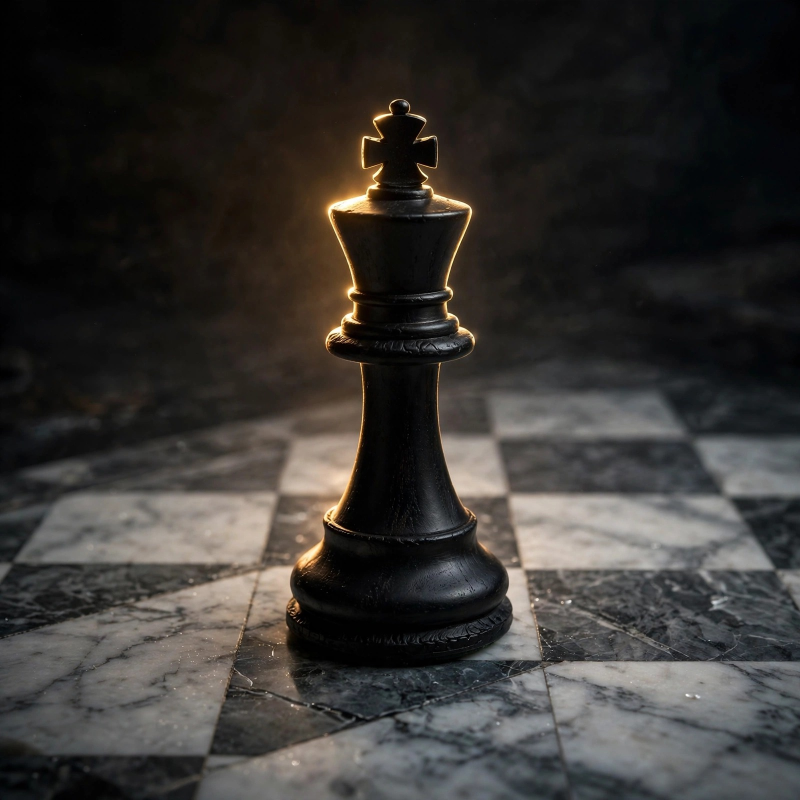
#> input picture bot/playground_test.jpg, 1600 x 1600 px (shown at 1/2 size)
$ python poster_text.py playground_test.jpg playground_test.jpg
#> lines starting #> are read from the running program, lines starting #| are printed output that depends on the picture; after the words box and inside, x2 and y2 are one past the last pixel; in counts of white or black regions, pixels touching at a corner belong together
"""Colored glowing text on top of a generated background (poster / thumbnail).

    python bot/poster_text.py <bg.jpg> <out.jpg> "LINE1|color" "LINE2|color" ...

Colors: gold, cyan, pink, green, white, red  (or #RRGGBB)
Text is crisp and auto-shrunk to fit; every line gets a coloured halo plus a
dark drop shadow so it stays readable over any background.
"""
import os
import sys

from PIL import Image, ImageDraw, ImageFilter, ImageFont

PALETTE = {
    "gold":   (255, 205, 74),
    "cyan":   (77, 225, 255),
    "pink":   (255, 95, 162),
    "green":  (60, 235, 140),
    "red":    (255, 88, 88),
    "white":  (250, 250, 250),
}

FONTS = [r"C:\Windows\Fonts\impact.ttf",
         r"C:\Windows\Fonts\arialbd.ttf",
         r"C:\Windows\Fonts\segoeuib.ttf"]


# [90 lines left out: functions font, color_of, fit, _grad, glow_line, not called in this run]


def build(bg, out, lines, anchor="bottom"):
#> called with bg = 'playground_test.jpg', out = 'playground_test.jpg', anchor = 'bottom'
    img = Image.open(bg).convert("RGB")
#> img is the input picture: PIL image 1600x1600 RGB; mean R, G, B 55.5, 53, 50.3
    W, H = img.size
#> W = 1600; H = 1600
    canvas = img.convert("RGBA")

    # soft dark veil where the text sits, so it always pops
    if anchor == "top":
        box, y0, y1 = (0, 0, W, int(H * 0.44)), 0.06, 0.40
    else:
        box, y0, y1 = (0, int(H * 0.30), W, H), 0.46, 0.96
#> box = (0, 480, 1600, 1600); y0 = 0.46; y1 = 0.96
    veil = Image.new("L", (W, H), 0)
#> veil: PIL image 1600x1600 L; every value is 0
    ImageDraw.Draw(veil).rectangle(box, fill=120)
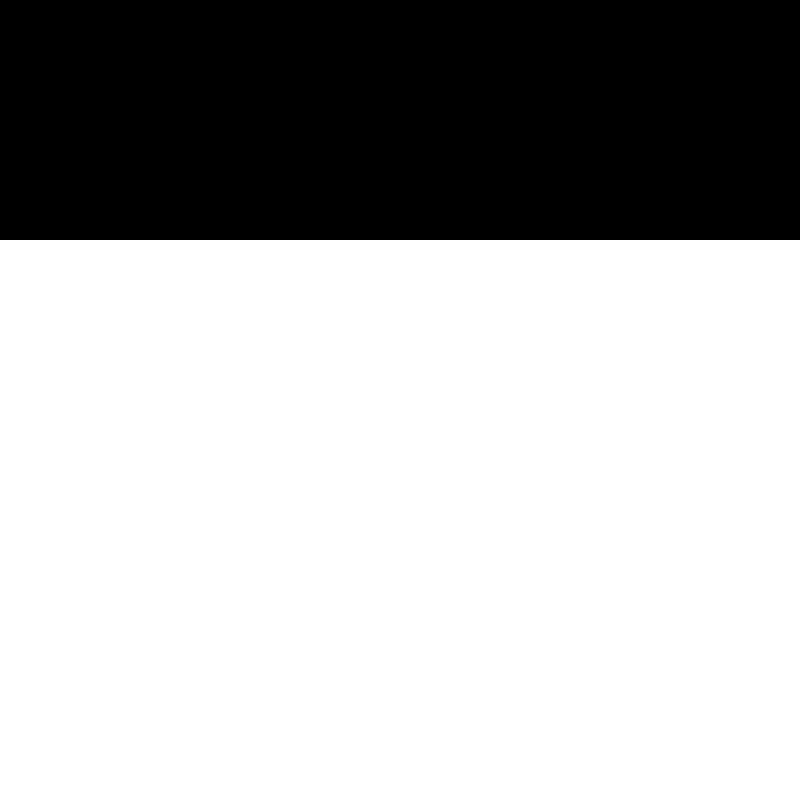
#> veil: PIL image 1600x1600 L (shown at 1/2 size); values 0 (black) and 120 (white), 70% white; 1 black region, box (x1, y1, x2, y2) and area: (0, 0, 1600, 480) 768000
    veil = veil.filter(ImageFilter.GaussianBlur(H * 0.12))
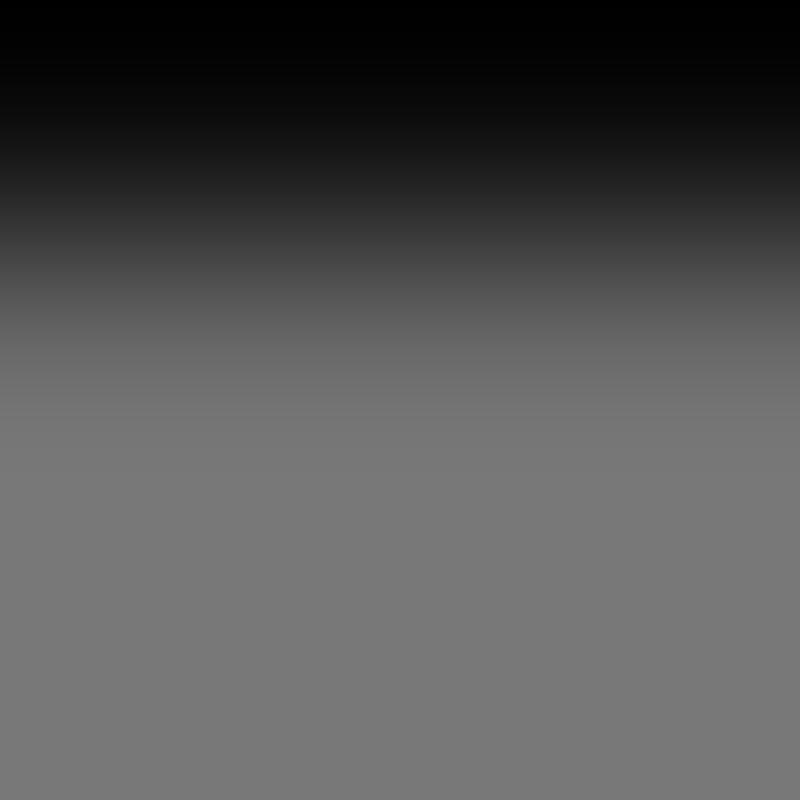
#> veil: PIL image 1600x1600 L (shown at 1/2 size); min 0, max 120, mean 84
    canvas.alpha_composite(Image.merge("RGBA", [Image.new("L", (W, H), 0)] * 3 + [veil]))
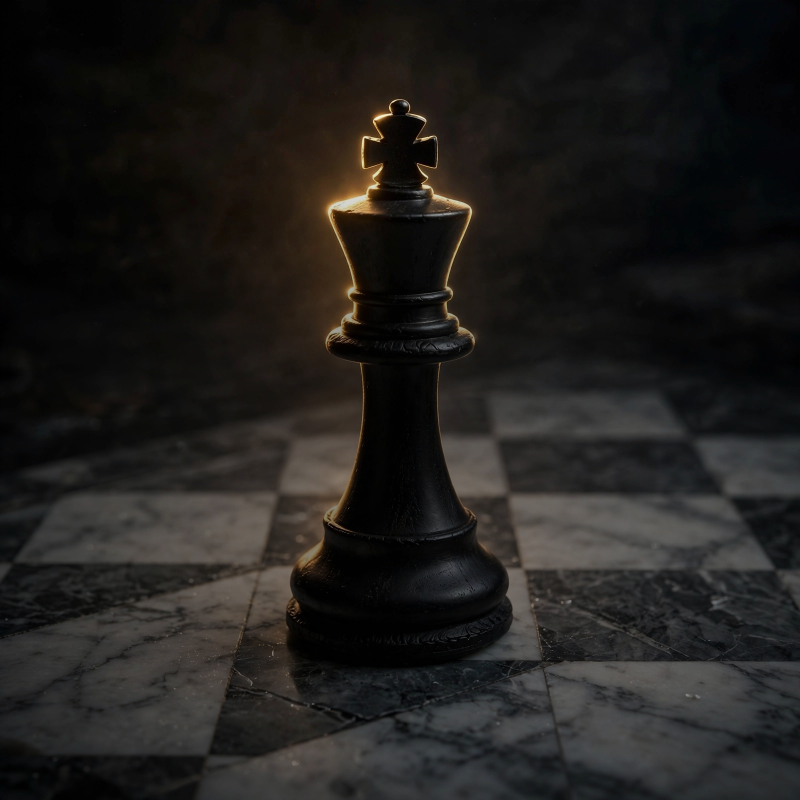
#> canvas: PIL image 1600x1600 RGBA (shown at 1/2 size); mean R, G, B, A 32.5, 30.8, 28.9, 255

    n = len(lines)
    span = y1 - y0
#> span = 0.5
    for i, (text, colname) in enumerate(lines):
        cy = int(H * (y0 + span * (i + 0.5) / n))
        glow_line(canvas, text, color_of(colname), cy, int(W * 0.9), H)

    os.makedirs(os.path.dirname(out) or ".", exist_ok=True)
    canvas.convert("RGB").save(out, quality=95)
    print("saved %s | %s" % (out, " + ".join(t for t, _ in lines)))


if __name__ == "__main__":
    bg, out = sys.argv[1], sys.argv[2]
    specs = [s for s in sys.argv[3:] if not s.startswith("@")]
    anchor = "top" if any(s == "@top" for s in sys.argv[3:]) else "bottom"
    if anchor == "top" and not specs:
        specs = ["HE SACRIFICED HIS QUEEN|gold", "WATCH WHAT HAPPENS NEXT|cyan"]
    build(bg, out, [tuple(s.rsplit("|", 1)) for s in specs], anchor=anchor)
